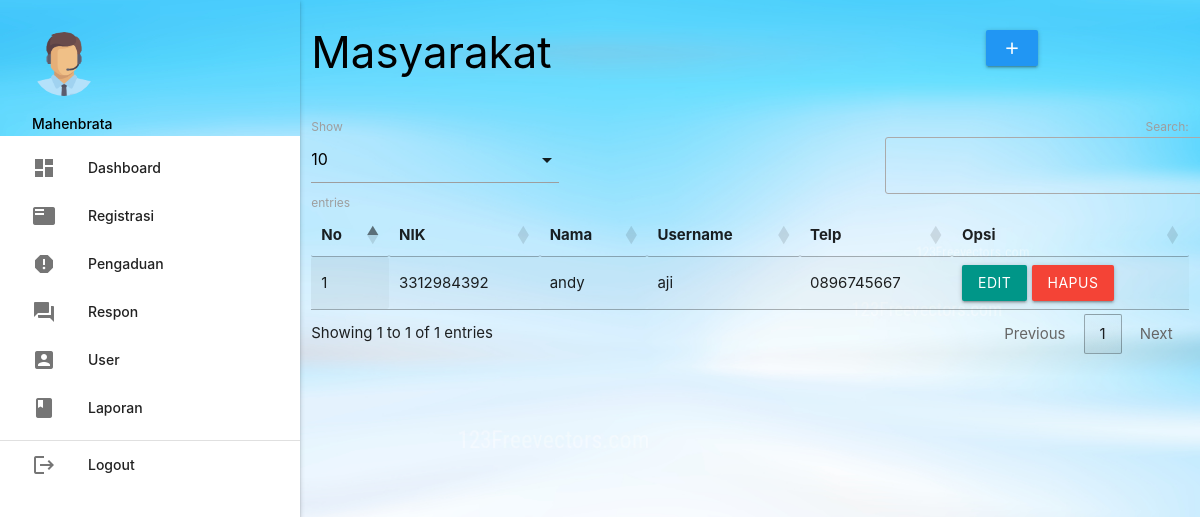
The app's page /admin/index.php?p=registrasi (signed in) with its own data.
### tables this page shows
CREATE TABLE `masyarakat` (
  `nik` varchar(16) NOT NULL,
  `nama` varchar(35) NOT NULL,
  `username` varchar(25) NOT NULL,
  `password` varchar(255) NOT NULL,
  `telp` varchar(13) NOT NULL
);

### admin/registrasi.php (the view, shortened to what this page needs)
       <div class="row">
         <div class="col s12 m9">
           <h3 class="black-text">Masyarakat</h3>
         </div>
         <div class="col s12 m3">
           <div class="section"></div>
           <a class="waves-effect waves-light btn modal-trigger blue" href="#modal1"><i class="material-icons">add</i></a>
         </div>
       </div>
       <table id="example" class="display responsive-table" style="width:100%">
         <thead>
             <tr>
				<th>No</th>
				<th>NIK</th>
				<th>Nama</th>
				<th>Username</th>
				<th>Telp</th>
               	<th>Opsi</th>
             </tr>
         </thead>
         <tbody>
<?php
	$no=1;
	$query = mysqli_query($koneksi,"SELECT * FROM masyarakat ORDER BY nik ASC");
	while ($r=mysqli_fetch_assoc($query)) { ?>
	<tr>
		<td><?php echo $no++; ?></td>
		<td><?php echo $r['nik']; ?></td>
		<td><?php echo $r['nama']; ?></td>
		<td><?php echo $r['username']; ?></td>
		<td><?php echo $r['telp']; ?></td>
		<td><a class="btn teal modal-trigger" href="#regis_edit?nik=<?php echo $r['nik'] ?>">Edit</a> <a onclick="return confirm('Anda Yakin Ingin Menghapus Y/N')" class="btn red" href="index.php?p=regis_hapus&nik=<?php echo $r['nik'] ?>">Hapus</a></td>
	</tr>
           <?php  }
            ?>
         </tbody>
       </table>

### records on screen
masyarakat: nik "3312984392", nama "andy", username "aji", telp "0896745667"

### other values on screen
$_SESSION['data']['nama_petugas'] "Mahenbrata"
